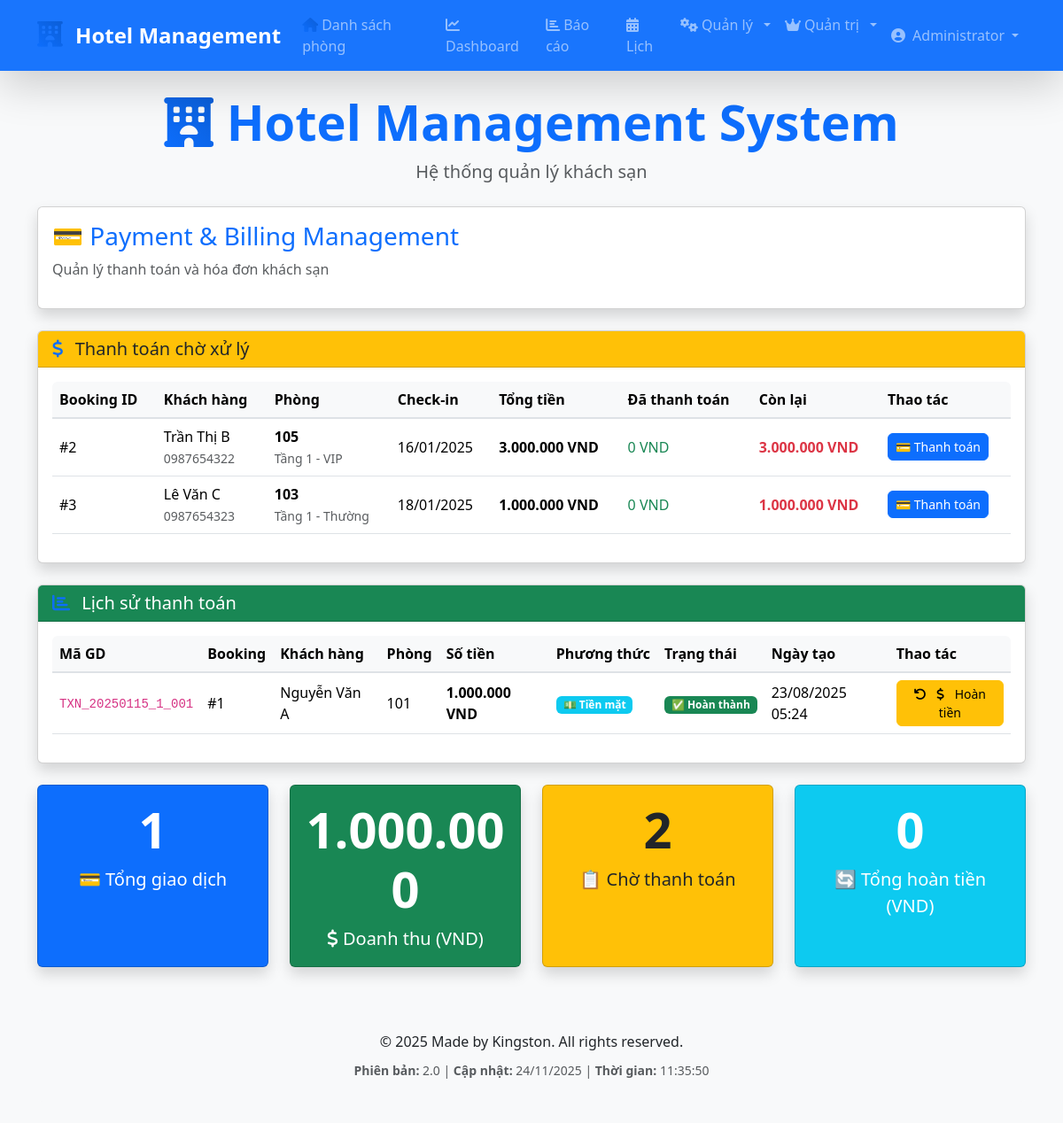
/payment_billing.php (signed in), run on an earlier commit of the app's database.
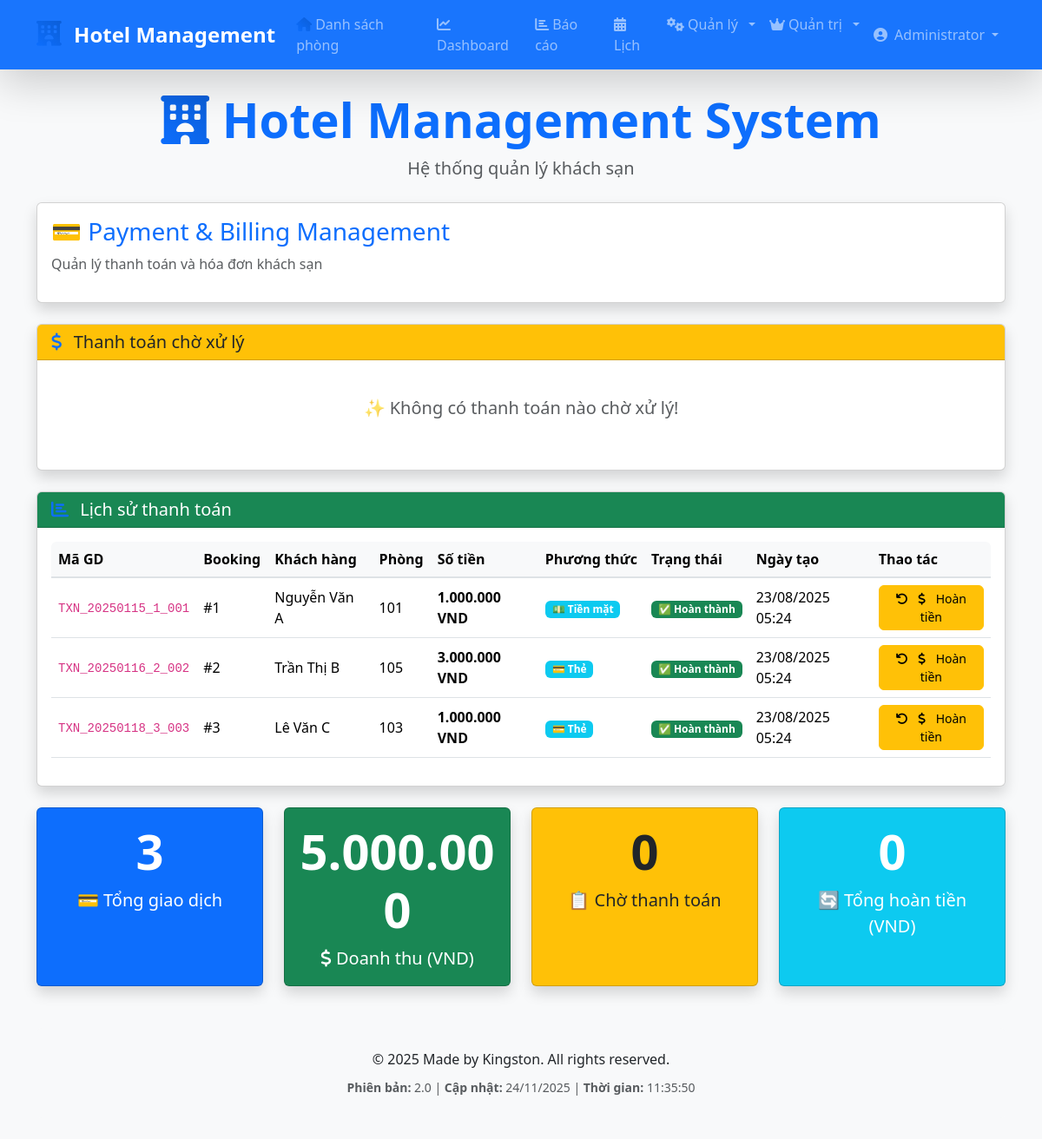
And on a later commit of the database.
### tables this page shows
CREATE TABLE bookings (
    id INT AUTO_INCREMENT PRIMARY KEY,
    guest_id INT NOT NULL,
    room_id INT NOT NULL,
    checkin DATE NOT NULL,
    checkout DATE NOT NULL,
    total_price DECIMAL(10,2) NOT NULL,
    status ENUM('pending_payment', 'booked', 'checked_in', 'checked_out', 'completed', 'cancelled', 'early_checkout') DEFAULT 'pending_payment',
    payment_status ENUM('unpaid', 'paid', 'partial', 'refunded') DEFAULT 'unpaid',
    created_at TIMESTAMP DEFAULT CURRENT_TIMESTAMP,
    updated_at TIMESTAMP DEFAULT CURRENT_TIMESTAMP ON UPDATE CURRENT_TIMESTAMP,
    FOREIGN KEY (guest_id) REFERENCES guests(id) ON DELETE CASCADE,
    FOREIGN KEY (room_id) REFERENCES rooms(id) ON DELETE CASCADE
);

CREATE TABLE guests (
    id INT AUTO_INCREMENT PRIMARY KEY,
    user_id INT NULL,
    name VARCHAR(100) NOT NULL,
    phone VARCHAR(20),
    email VARCHAR(100),
    id_card VARCHAR(20),
    address TEXT,
    created_at TIMESTAMP DEFAULT CURRENT_TIMESTAMP,
    FOREIGN KEY (user_id) REFERENCES users(id) ON DELETE SET NULL
);

CREATE TABLE rooms (
    id INT AUTO_INCREMENT PRIMARY KEY,
    room_number VARCHAR(10) UNIQUE NOT NULL,
    type ENUM('VIP', 'Thường') DEFAULT 'Thường',
    floor INT NOT NULL,
    price DECIMAL(10,2) NOT NULL,
    price_per_night DECIMAL(10,2) NOT NULL,   
    status ENUM('available', 'booked', 'occupied', 'cleaning', 'maintenance') DEFAULT 'available',
    amenities TEXT,
    created_at TIMESTAMP DEFAULT CURRENT_TIMESTAMP
);

CREATE TABLE payments (
    id INT AUTO_INCREMENT PRIMARY KEY,
    booking_id INT NOT NULL,
    amount DECIMAL(10,2) NOT NULL,
    payment_method ENUM('cash', 'card', 'bank_transfer', 'momo', 'zalopay') DEFAULT 'card',
    payment_status ENUM('pending', 'completed', 'failed', 'refunded') DEFAULT 'pending',
    transaction_id VARCHAR(100) UNIQUE,
    card_number VARCHAR(20),         
    card_name VARCHAR(100),          
    card_expiry VARCHAR(10),         
    notes TEXT,
    created_at TIMESTAMP DEFAULT CURRENT_TIMESTAMP,
    processed_by INT,
    FOREIGN KEY (booking_id) REFERENCES bookings(id) ON DELETE CASCADE,
    FOREIGN KEY (processed_by) REFERENCES users(id) ON DELETE SET NULL
);

### payment_billing.php (the view, shortened to what the changed rows need)
<?php
include "db.php";
include "includes/header.php";
?>
<div class="card shadow mb-4">
    <div class="card-body">
        <h2 class="card-title fs-3 text-primary">💳 Payment & Billing Management</h2>
    </div>
</div>
<div class="card shadow mb-4">
    <div class="card-body">
    <?php
    $conn->query("ALTER TABLE bookings ADD COLUMN payment_status ENUM('unpaid', 'paid', 'partial') DEFAULT 'unpaid'");
    $pending_payments = $conn->query("
        SELECT b.id, b.total_price, b.checkin, b.checkout, b.status, b.payment_status,
               r.room_number, r.type, r.floor,
               g.name as guest_name, g.phone,
               COALESCE(SUM(p.amount), 0) as paid_amount
        FROM bookings b
        JOIN rooms r ON b.room_id = r.id
        JOIN guests g ON b.guest_id = g.id
        LEFT JOIN payments p ON b.id = p.booking_id AND p.payment_status = 'completed'
        WHERE b.status IN ('booked', 'checked_in', 'checked_out')
        AND (b.payment_status != 'paid' OR b.payment_status IS NULL)
        GROUP BY b.id
        ORDER BY b.checkin ASC
    ");
    ?>
    <?php if ($pending_payments->num_rows > 0): ?>
            <div class="table-responsive">
                <table id="pendingPaymentsTable" class="table table-hover w-100">
                    <thead class="table-warning">
                    <tr>
                        <th>Booking ID</th>
                        <th>Khách hàng</th>
                        <th>Phòng</th>
                        <th>Check-in</th>
                        <th>Tổng tiền</th>
                        <th>Đã thanh toán</th>
                        <th>Còn lại</th>
                        <th>Thao tác</th>
                    </tr>
                </thead>
                <tbody>
                    <?php while ($booking = $pending_payments->fetch_assoc()): ?>
                        <tr>
                            <td>#<?php echo $booking['id']; ?></td>
                            <td>
                                <?php echo htmlspecialchars($booking['guest_name']); ?><br>
                                    <small class="text-muted"><?php echo htmlspecialchars($booking['phone']); ?></small>
                            </td>
                            <td>
                                <strong><?php echo $booking['room_number']; ?></strong><br>
                                    <small class="text-muted">Tầng <?php echo $booking['floor']; ?> - <?php echo $booking['type']; ?></small>
                            </td>
                            <td><?php echo date('d/m/Y', strtotime($booking['checkin'])); ?></td>
                            <td><strong><?php echo number_format($booking['total_price'], 0, ',', '.'); ?> VND</strong></td>
                                <td><span class="text-success"><?php echo number_format($booking['paid_amount'], 0, ',', '.'); ?> VND</span></td>
                            <td>
                                <?php
                                $remaining = $booking['total_price'] - $booking['paid_amount'];
                                    $text_class = $remaining > 0 ? 'text-danger' : 'text-success';
                                ?>
                                    <strong class="<?php echo $text_class; ?>">
                                    <?php echo number_format($remaining, 0, ',', '.'); ?> VND
                                </strong>
                            </td>
                            <td>
                                <?php if ($remaining > 0): ?>
                                        <button type="button" class="btn btn-primary btn-sm"
                                                data-bs-toggle="modal"
                                                data-bs-target="#paymentModal<?php echo $booking['id']; ?>">
                                        💳 Thanh toán
                                    </button>
                                <?php else: ?>
                                        <span class="badge bg-success">✅ Đã thanh toán</span>
                                <?php endif; ?>
                            </td>
                        </tr>
                    <?php endwhile; ?>
                </tbody>
            </table>
        </div>
    <?php else: ?>
            <div class="text-center text-muted py-4">
                <p class="fs-5">✨ Không có thanh toán nào chờ xử lý!</p>
            </div>
    <?php endif; ?>
    </div>
</div>
<div class="card shadow mb-4">
    <div class="card-body">
    <?php
        $payments = $conn->query("
        SELECT p.*, b.id as booking_id, r.room_number, g.name as guest_name,
                   u.username as processed_by_user
        FROM payments p
        JOIN bookings b ON p.booking_id = b.id
        JOIN rooms r ON b.room_id = r.id
        JOIN guests g ON b.guest_id = g.id
            LEFT JOIN users u ON p.processed_by = u.id
        ORDER BY p.created_at DESC
            LIMIT 50
    ");
    ?>
        <?php if ($payments->num_rows > 0): ?>
            <div class="table-responsive">
                <table id="paymentsHistoryTable" class="table table-hover w-100">
                    <thead class="table-success">
                    <tr>
                        <th>Mã GD</th>
                        <th>Booking</th>
                        <th>Khách hàng</th>
                            <th>Phòng</th>
                        <th>Số tiền</th>
                        <th>Phương thức</th>
                        <th>Trạng thái</th>
                            <th>Ngày tạo</th>
                        <th>Thao tác</th>
                    </tr>
                </thead>
                <tbody>
                        <?php while ($payment = $payments->fetch_assoc()): ?>
                        <tr>
                                <td><code><?php echo $payment['transaction_id']; ?></code></td>
                                <td>#<?php echo $payment['booking_id']; ?></td>
                            <td><?php echo htmlspecialchars($payment['guest_name']); ?></td>
                                <td><?php echo $payment['room_number']; ?></td>
                            <td><strong><?php echo number_format($payment['amount'], 0, ',', '.'); ?> VND</strong></td>
                            <td>
                                <?php
                                $method_icons = [
                                        'cash' => '💵',
                                        'card' => '💳',
                                        'bank_transfer' => '🏦',
                                        'momo' => '📱',
                                        'zalopay' => '📱'
                                    ];
                                    $method_names = [
                                        'cash' => 'Tiền mặt',
                                        'card' => 'Thẻ',
                                        'bank_transfer' => 'Chuyển khoản',
                                        'momo' => 'MoMo',
                                        'zalopay' => 'ZaloPay'
                                    ];
                                    ?>
                                    <span class="badge bg-info">
                                        <?php echo $method_icons[$payment['payment_method']] ?? '<i class="fas fa-dollar-sign"></i>'; ?>
                                        <?php echo $method_names[$payment['payment_method']] ?? $payment['payment_method']; ?>
                                    </span>
                            </td>
                            <td>
                                <?php
                                    $status_badges = [
                                        'pending' => 'bg-warning',
                                        'completed' => 'bg-success',
                                        'failed' => 'bg-danger',
                                        'refunded' => 'bg-secondary'
                                    ];
                                    $status_text = [
                                        'pending' => '⏳ Chờ xử lý',
                                        'completed' => '✅ Hoàn thành',
                                        'failed' => '❌ Thất bại',
                                        'refunded' => '🔄 Đã hoàn tiền'
                                    ];
                                    ?>
                                    <span class="badge <?php echo $status_badges[$payment['payment_status']] ?? 'bg-secondary'; ?>">
                                        <?php echo $status_text[$payment['payment_status']] ?? $payment['payment_status']; ?>
                                </span>
                            </td>
                                <td><?php echo date('d/m/Y H:i', strtotime($payment['created_at'])); ?></td>
                            <td>
                                <?php if ($payment['payment_status'] === 'completed'): ?>
                                        <button type="button" class="btn btn-warning btn-sm"
                                                data-bs-toggle="modal"
                                                data-bs-target="#refundModal<?php echo $payment['id']; ?>">
                                            <i class="fas fa-undo"></i> <i class="fas fa-dollar-sign"></i> Hoàn tiền
                                    </button>
                                    <?php else: ?>
                                        <span class="text-muted small">Không thể hoàn tiền</span>
                                <?php endif; ?>
                            </td>
                        </tr>
                    <?php endwhile; ?>
                </tbody>
            </table>
        </div>
    <?php else: ?>
            <div class="text-center text-muted py-4">
                <p class="fs-5">📭 Chưa có giao dịch thanh toán nào!</p>
            </div>
    <?php endif; ?>
    </div>
</div>
<div class="row g-4 mb-4">
    <?php
    $payment_stats = $conn->query("
        SELECT
            COUNT(*) as total_payments,
            SUM(CASE WHEN payment_status = 'completed' THEN amount ELSE 0 END) as total_revenue,
            SUM(CASE WHEN payment_status = 'pending' THEN amount ELSE 0 END) as pending_amount,
            SUM(CASE WHEN payment_status = 'refunded' THEN amount ELSE 0 END) as total_refunds
        FROM payments
    ")->fetch_assoc();
    $unpaid_bookings = $conn->query("
        SELECT COUNT(*) as count, SUM(total_price) as total
        FROM bookings
        WHERE status IN ('booked', 'checked_in', 'checked_out')
        AND (payment_status != 'paid' OR payment_status IS NULL)
    ")->fetch_assoc();
    ?>
    <div class="col-lg-3 col-md-6 col-sm-12">
        <div class="card bg-primary text-white text-center h-100 shadow">
            <div class="card-body">
                <div class="display-4 fw-bold mb-2"><?php echo $payment_stats['total_payments']; ?></div>
                <div class="fs-5">💳 Tổng giao dịch</div>
    </div>
    </div>
</div>
    <div class="col-lg-3 col-md-6 col-sm-12">
        <div class="card bg-success text-white text-center h-100 shadow">
            <div class="card-body">
                <div class="display-4 fw-bold mb-2"><?php echo number_format($payment_stats['total_revenue'], 0, ',', '.'); ?></div>
                <div class="fs-5"><i class="fas fa-dollar-sign"></i> Doanh thu (VND)</div>
            </div>
            </div>
            </div>
    <div class="col-lg-3 col-md-6 col-sm-12">
        <div class="card bg-warning text-dark text-center h-100 shadow">
            <div class="card-body">
                <div class="display-4 fw-bold mb-2"><?php echo $unpaid_bookings['count']; ?></div>
                <div class="fs-5">📋 Chờ thanh toán</div>
            </div>
    </div>
</div>
</div>
<?php include "includes/footer.php"; ?>

What changed in the data, as far as the page shows it:
no longer on this page (row edited): bookings: id "2", guest.name "Trần Thị B", guest.phone "0987654322", room.room_number "105", room.floor "1", room.type "VIP", checkin "16/01/2025", total_price "3.000.000", paid_amount "0", remaining "3.000.000"
no longer on this page (row edited): bookings: id "3", guest.name "Lê Văn C", guest.phone "0987654323", room.room_number "103", room.floor "1", room.type "Thường", checkin "18/01/2025", total_price "1.000.000", paid_amount "0", remaining "1.000.000"
added payments: transaction "TXN_20250116_2_002", booking "2", guests.name "Trần Thị B", rooms.room_number "105", amount "3.000.000", payment_method "💳", payment_method "Thẻ", payment_status "✅ Hoàn thành", created_at "23/08/2025 05:24"
added payments: transaction "TXN_20250118_3_003", booking "3", guests.name "Lê Văn C", rooms.room_number "103", amount "1.000.000", payment_method "💳", payment_method "Thẻ", payment_status "✅ Hoàn thành", created_at "23/08/2025 05:24"
Also different on the page:
$payment_stats['total_payments']: "1" → "3"
$payment_stats['total_revenue']: "1.000.000" → "5.000.000"
$unpaid_bookings['count']: "2" → "0"
text no longer shown: "Booking ID Khách hàng Phòng Check-in Tổng tiền Đã thanh toán Còn lại Thao tác"
text now shown: "✨ Không có thanh toán nào chờ xử lý!"
